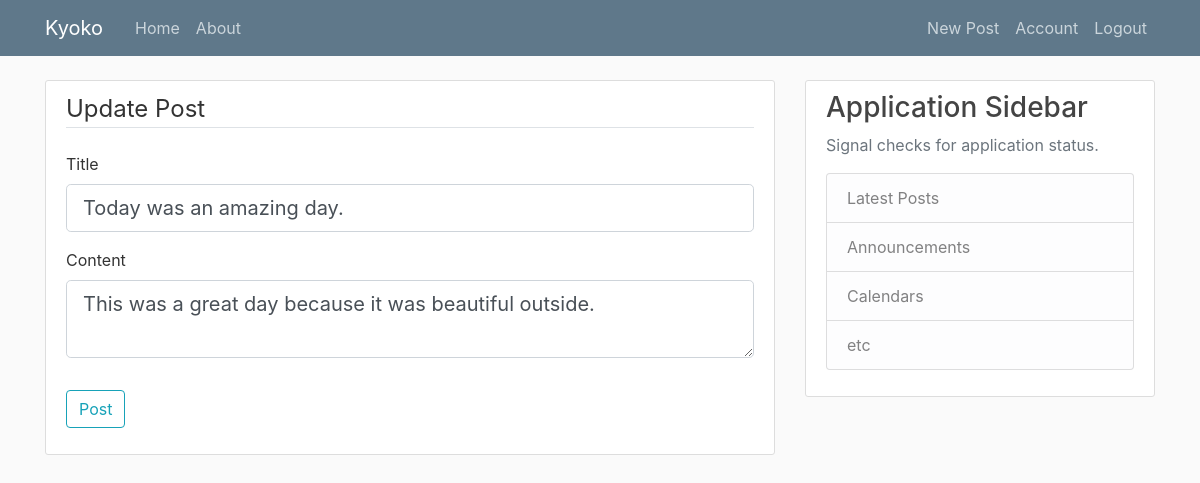
The page /post/1/update (signed in) on the database its author committed.
### helloflask/models.py (models this page shows, shortened)
class Post(db.Model):
    id = db.Column(db.Integer, primary_key=True)
    title = db.Column(db.String(100), nullable=False)
    date_posted = db.Column(db.DateTime, nullable=False, default=datetime.utcnow)
    content = db.Column(db.Text, nullable=False)
    user_id = db.Column(db.Integer, db.ForeignKey('user.id'), nullable=False)

### helloflask/routes.py (the view)
@app.route("/post/<int:post_id>/update", methods=['GET', 'POST'])
@login_required
def update_post(post_id):
    post = Post.query.get_or_404(post_id)
    if post.author != current_user:
        abort(403)
    form = PostForm()
    if form.validate_on_submit():
        post.title = form.title.data
        post.content = form.content.data
        db.session.commit()
        flash('Your post has been updated!', 'success')
        return redirect(url_for('post', post_id=post.id))
    elif request.method =='GET':
        form.title.data = post.title
        form.content.data = post.content
    return render_template('create_post.html', title='Update Post',
                            form=form, legend='Update Post')

### helloflask/forms.py
class PostForm(FlaskForm):
    title = StringField('Title', validators=[DataRequired()])
    content = TextAreaField('Content', validators=[DataRequired()])
    submit = SubmitField('Post')

### helloflask/models.py (called while the page is built)
@login_manager.user_loader
def load_user(user_id):
    return User.query.get(int(user_id))

### helloflask/templates/create_post.html (shortened to what this page needs)
{% extends "layout.html" %}
{% block content %}
<div class="content-section">
    <form method="POST" action="">
        <fieldset class="form-group">
            <legend class="border-bottom mb-4">{{legend}}</legend>
            <div class="form-group">
                {{ form.title.label(class="form-control-label") }}
                {% if form.title.errors %}
                    {{ form.title(class="form-control form-control-lg is-invalid") }}
                    <div class="invalid-feedback">
                        {% for error in form.title.errors %}
                            <span>{{ error }}</span>
                        {% endfor %}
                    </div>
                {% else %}
                    {{ form.title(class="form-control form-control-lg") }}
                {% endif %}
            </div>
            <div class="form-group">
                {{ form.content.label(class="form-control-label") }}
                {% if form.content.errors %}
                    {{ form.content(class="form-control form-control-lg is-invalid") }}
                    <div class="invalid-feedback">
                        {% for error in form.content.errors %}
                            <span>{{ error }}</span>
                        {% endfor %}
                    </div>
                {% else %}
                    {{ form.content(class="form-control form-control-lg") }}
                {% endif %}
            </div>
        </fieldset>
        <div class="form-group">
            {{ form.submit(class="btn btn-outline-info") }}
        </div>
    </form>
</div>
{% endblock content %}

### helloflask/static/main.css (style rules this page uses)
body { background: #fafafa; color: #333333; margin-top: 5rem; }
.content-section { background: #ffffff; padding: 10px 20px; border: 1px solid #dddddd; border-radius: 3px; margin-bottom: 20px; }

### rows shown on the page
Post: title "Today was an amazing day.", content "This was a great day because it was beautiful outside."

### other values the page prints
{{ legend }} "Update Post"
